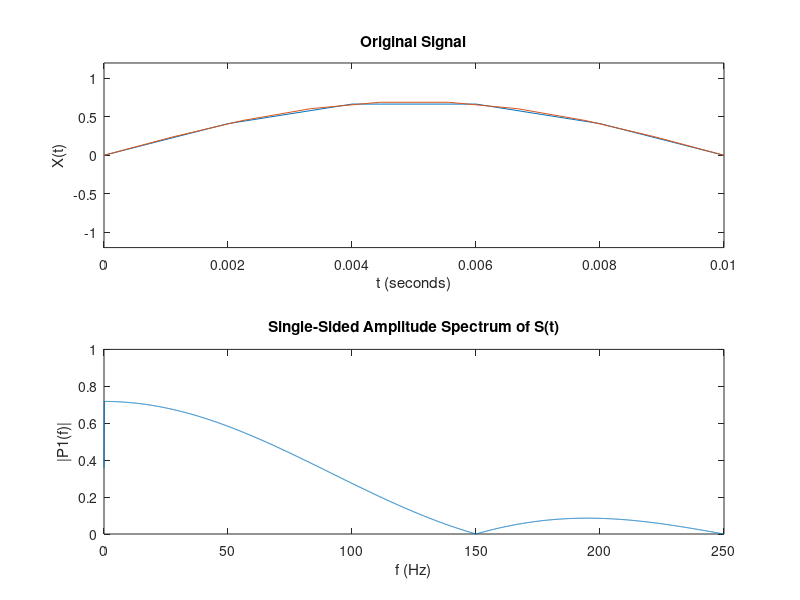

Source code (MATLAB):
% This program aims to process a sin windows function
% N is the number of the sampling points
N = input('Please input the number of sampling points.')
Fs = 500;
F = 50;
% F is the frequency of the original signal
Tg = 1/ Fs;
% sample frequency @ 500hz, Tg means the time gap between each sample point
resolution = 4096;
% set te resolution in the time domain
t = linspace(0,N*Tg,N+1);
ti = linspace(0,N*Tg,N*Tg*1000);
% calculate the time at each point, t is time of sampling, ti is built to
% show the orginal signal
L = length(t);
S = 0.7*sin(2*pi*50*t);
si = 0.7*sin(2*pi*50*ti);
% construct the original function
figure(1);
subplot(2,1,1)
plot(t,S)
hold
plot(ti,si)
title('Original Signal')
xlabel('t (seconds)')
ylabel('X(t)')
set(gca,'XLim',[0 N/Fs]);
set(gca,'YLim',[-1.2 1.2]);
% print the original image of the singnal
Y = fft(S,resolution);
P2 = abs(Y);
i=1:resolution/2; 
f=(i-1)*Fs/resolution;
yy=zeros(resolution/2,1);
yy(i)=P2(i);
yy=yy/(L/2);
yy(1)=yy(1)/2;
subplot(2,1,2)
plot(f,yy)
title('Single-Sided Amplitude Spectrum of S(t)')
xlabel('f (Hz)')
ylabel('|P1(f)|')
set(gca,'XLim',[0 Fs/2]);
set(gca,'YLim',[0 1]);

